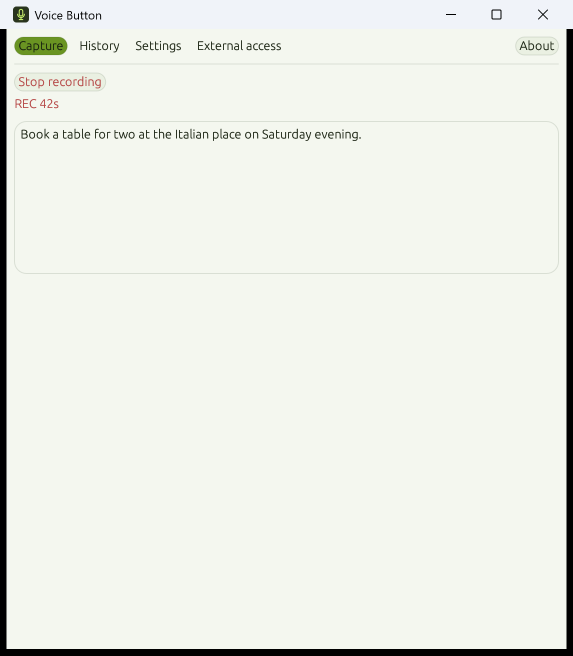
#> input picture tests/snapshots/capture-recording-light.png, 1146 x 1311 px (shown at 1/2 size)
$ python site-shots.py
#> lines starting #> are read from the running program, lines starting #| are printed output that depends on the picture
#> in main, opened is the input picture: PIL image 1146x1311 RGBA; mean R, G, B, A 234.6, 237.5, 230.1, 255
"""Publish the light-theme interface snapshots to the promo site.

The site shows the app on a light surface, so it takes the `-light` captures from
`tests/snapshots/`, trims the window shadow off every edge and cuts the picture
down to the part worth looking at: a whole window is mostly empty surface, and a
site section with a blank white rectangle in it looks broken.

Run it after regenerating the snapshots (`VB_SNAPSHOT`), before packaging the
site. It fails loudly when a source capture is missing, so a release cannot ship
with a stale or partial screenshot.

    python scripts/site-shots.py
"""
from __future__ import annotations

import sys
from pathlib import Path

from PIL import Image

ROOT = Path(__file__).resolve().parent.parent
SOURCE = ROOT / "tests" / "snapshots"
TARGET = ROOT / "site" / "assets"

# Pixels removed from every side: the capture includes the window shadow, which
# reads as a dark stripe on the light page. 14 = the original 8 plus 6 more the
# owner asked for, so no shadow edge survives on the light surface.
TRIM = 14
# Space kept around the content after the smart crop.
MARGIN = 24
# A capture pixel this dark is the shadow, not content.
SHADOW = 40
# How far a pixel may be from the window surface and still count as empty.
TOLERANCE = 10

# source capture (light theme) -> the name the site pages use
MAP: dict[str, str] = {
    "capture-recording-light.png": "app-record.png",
    "history-expanded-light.png": "app-history.png",
    "settings-light.png": "app-settings.png",
    "about-light.png": "app-about.png",
    "phone-light.png": "app-phone.png",
}


def trim_shadow(image: Image.Image) -> Image.Image:
    width, height = image.size
#> width = 1146; height = 1311
    if width <= 2 * TRIM or height <= 2 * TRIM:
        raise SystemExit(f"snapshot too small to trim {TRIM}px: {width}x{height}")
    return image.crop((TRIM, TRIM, width - TRIM, height - TRIM))
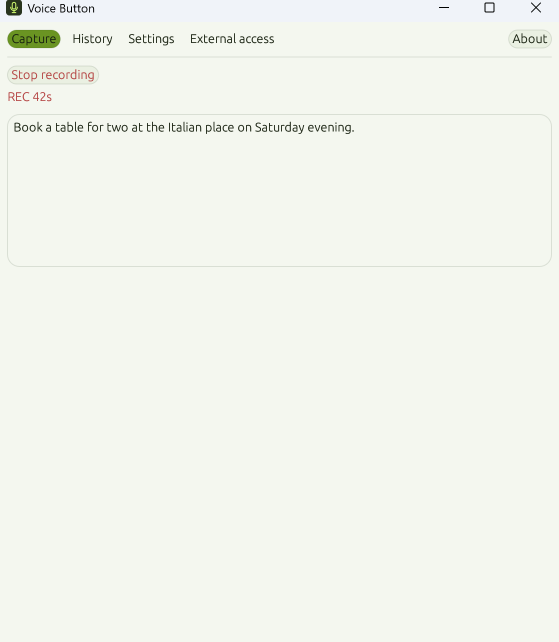
#> returned value: PIL image 1118x1283 RGBA (shown at 1/2 size); mean R, G, B, A 242.2, 245.3, 237.4, 255


def surface_colour(image: Image.Image) -> tuple[int, int, int]:
    """The window's own background: the most common colour in the capture."""
    counts: dict[tuple[int, int, int], int] = {}
    step = 4
    for y in range(0, image.height, step):
        for x in range(0, image.width, step):
            pixel = image.getpixel((x, y))
            if pixel[3] < 250:
                continue
            key = (pixel[0], pixel[1], pixel[2])
            counts[key] = counts.get(key, 0) + 1
#> after the loop, counts = 367 items
    return max(counts, key=counts.get) if counts else (255, 255, 255)


def crop_to_content(image: Image.Image) -> Image.Image:
    """Cut the empty surface off the bottom and the right edge."""
    surface = surface_colour(image)
#> surface = (244, 247, 239)
    rgb = image.convert("RGB")
    width, height = rgb.size
#> width = 1118; height = 1283
    surface_image = Image.new("RGB", (1, 1), surface)
    del surface_image

    def empty(x: int, y: int) -> bool:
        pixel = rgb.getpixel((x, y))
        if max(pixel) < SHADOW:
            return True
        return all(abs(pixel[i] - surface[i]) <= TOLERANCE for i in range(3))

    bottom = height
#> bottom = 1283
    while bottom > MARGIN and all(empty(x, bottom - 1) for x in range(0, width, 6)):
#> in empty, `pixel = rgb.getpixel((x, y))`: pixel = (244, 247, 239)
        bottom -= 1
#> this loop made 749 passes
    right = width
    while right > MARGIN and all(empty(right - 1, y) for y in range(0, bottom, 6)):
        right -= 1
#> this loop made 14 passes
    bottom = min(height, bottom + MARGIN)
    right = min(width, right + MARGIN)
    return image.crop((0, 0, right, bottom))
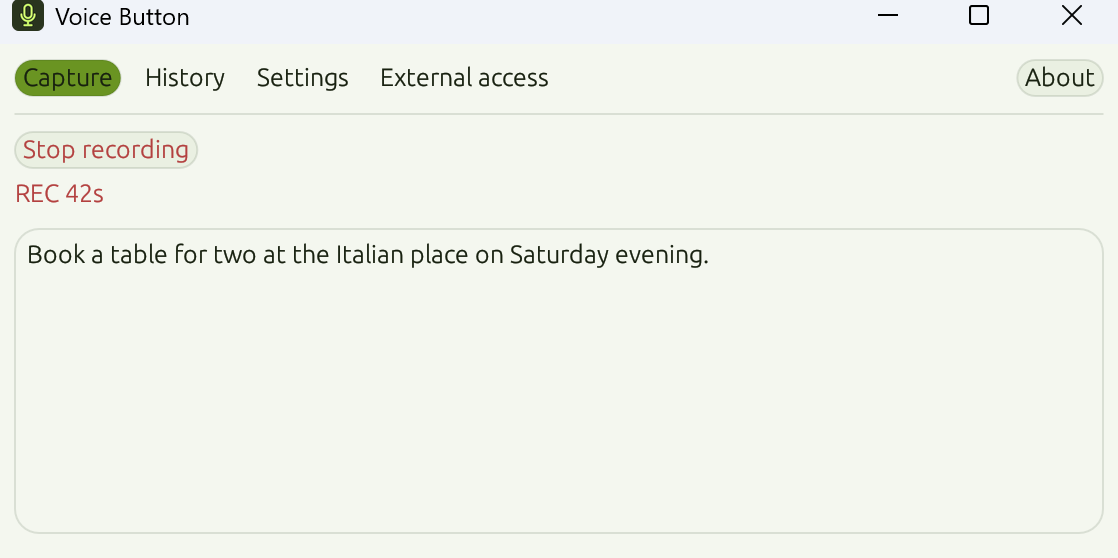
#> returned value: PIL image 1118x558 RGBA; mean R, G, B, A 239.9, 243, 235.3, 255


def crop_around_modal(image: Image.Image) -> Image.Image:
    """The About window sits on a dimmed backdrop; keep the bright panel only."""
    rgb = image.convert("RGB")
    width, height = rgb.size
    left, top, right, bottom = width, height, 0, 0
    # The operating system title bar is bright too, so start below it.
    skip = 64
    for y in range(skip, height, 2):
        for x in range(0, width, 2):
            r, g, b = rgb.getpixel((x, y))
            if r > 246 and g > 246 and b > 246:
                left = min(left, x)
                top = min(top, y)
                right = max(right, x)
                bottom = max(bottom, y)
    if right <= left or bottom <= top:
        return crop_to_content(image)
    left = max(0, left - MARGIN)
    top = max(0, top - MARGIN)
    right = min(width, right + MARGIN)
    bottom = min(height, bottom + MARGIN)
    return image.crop((left, top, right, bottom))


def main() -> int:
    if not TARGET.is_dir():
        TARGET.mkdir(parents=True)
    sizes: dict[str, tuple[int, int]] = {}
    for source_name, target_name in MAP.items():
        source = SOURCE / source_name
        if not source.is_file():
            raise SystemExit(f"missing light snapshot: {source} (regenerate the snapshots first)")
        with Image.open(source) as opened:
            image = trim_shadow(opened.convert("RGBA"))
        if target_name == "app-about.png":
            image = crop_around_modal(image)
        else:
            image = crop_to_content(image)
        image.convert("RGB").save(TARGET / target_name, "PNG", optimize=True)
        sizes[target_name] = (image.width, image.height)
        print(f"{source_name:30s} -> {target_name:20s} {image.width}x{image.height}")
#| capture-recording-light.png    -> app-record.png       1118x558
#> pass 2 of the loop in main, `for source_name, target_name in MAP.items():`:
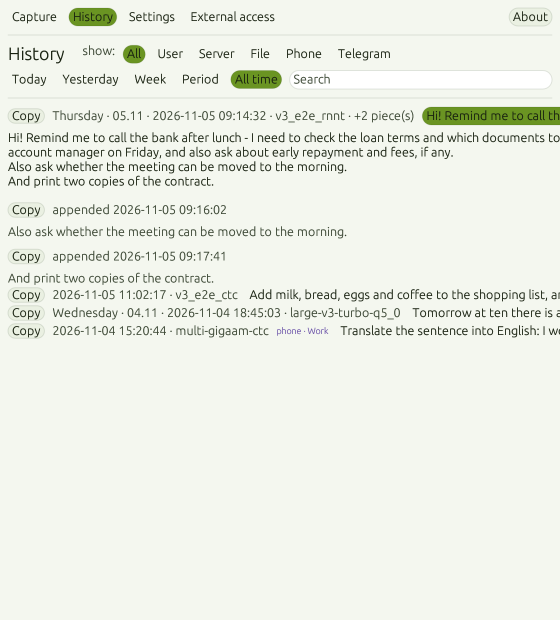
#> input picture tests/snapshots/history-expanded-light.png, 1120 x 1240 px (shown at 1/2 size)
#> in main, opened is the input picture: PIL image 1120x1240 RGBA; mean R, G, B, A 235.4, 239.1, 229.6, 255
#> in trim_shadow (call 2), `return image.crop((TRIM, TRIM, width - TRIM, height - TRIM))`:
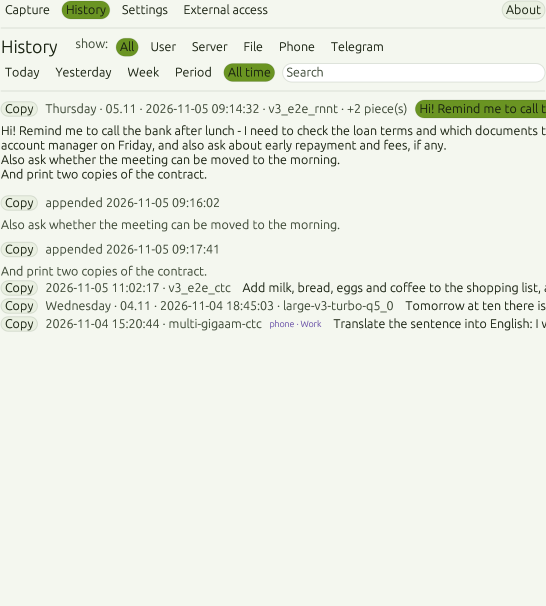
#> returned value: PIL image 1092x1212 RGBA (shown at 1/2 size); mean R, G, B, A 235.1, 238.8, 229.3, 255
#> rgb: PIL image 1092x1212 RGB
#> in crop_to_content (call 2), `return image.crop((0, 0, right, bottom))`:
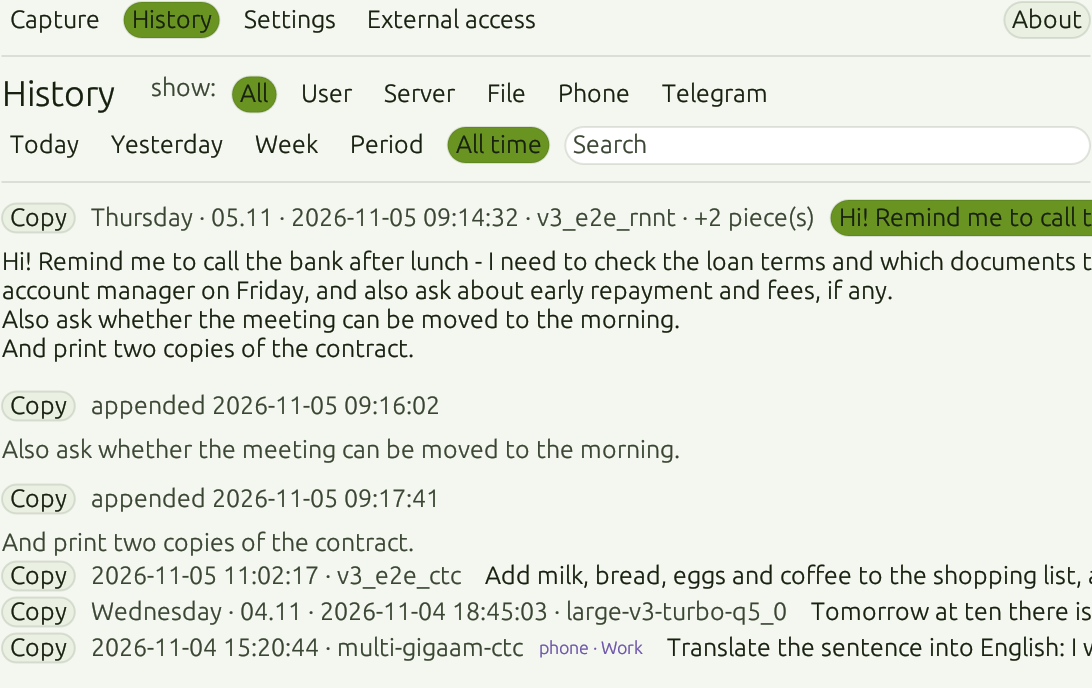
#> returned value: PIL image 1092x688 RGBA; mean R, G, B, A 228.3, 232.5, 221.9, 255
#| history-expanded-light.png     -> app-history.png      1092x688
#> pass 3 of the loop in main, `for source_name, target_name in MAP.items():`:
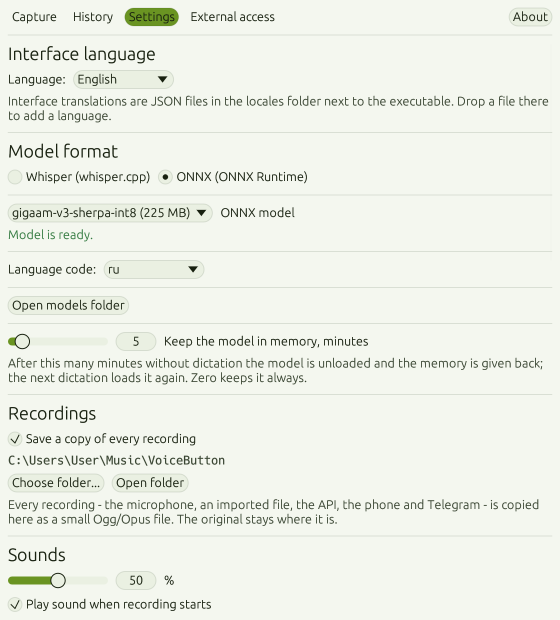
#> input picture tests/snapshots/settings-light.png, 1120 x 1240 px (shown at 1/2 size)
#> in main, opened is the input picture: PIL image 1120x1240 RGBA; mean R, G, B, A 235.8, 239.4, 230.4, 255
#> in trim_shadow (call 3), `return image.crop((TRIM, TRIM, width - TRIM, height - TRIM))`:
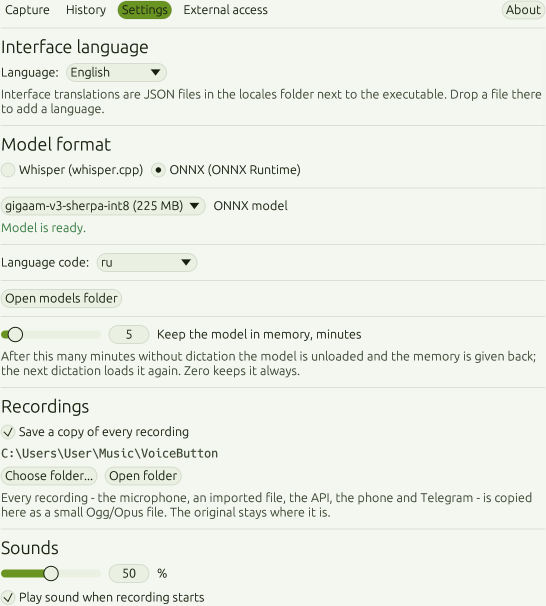
#> returned value: PIL image 1092x1212 RGBA (shown at 1/2 size); mean R, G, B, A 235.4, 239, 230, 255
#| settings-light.png             -> app-settings.png     1092x1212
#> the loop made 5 passes; the first 3 are shown

    print(f"published {len(sizes)} screenshots into {TARGET}")
    for name, (width, height) in sorted(sizes.items()):
        print(f"  {name}: {width}x{height}")
    return 0


if __name__ == "__main__":
#> (the run stopped early here; a loop or call above may not have finished)
